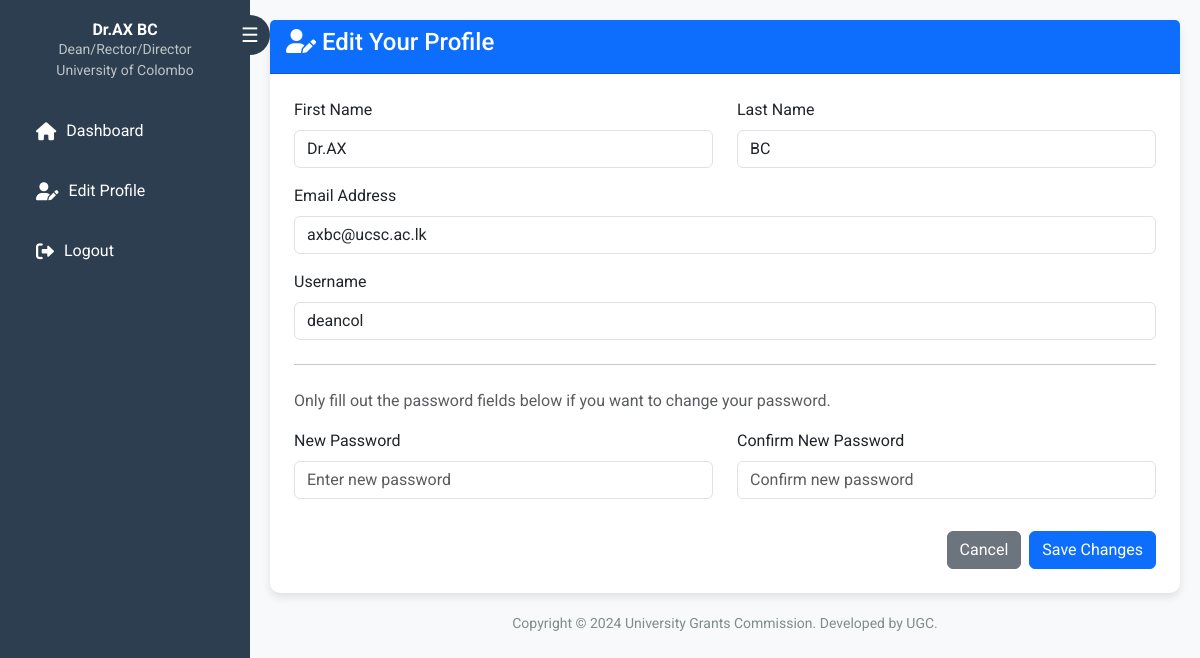
Page /edit_profile.php (signed in) on the committed database.
### tables this page shows
CREATE TABLE `users` (
  `id` int(10) NOT NULL,
  `first_name` varchar(100) DEFAULT NULL,
  `last_name` varchar(100) DEFAULT NULL,
  `email` varchar(100) DEFAULT NULL,
  `faculty_of` varchar(100) NOT NULL,
  `university` varchar(100) NOT NULL,
  `role` varchar(100) NOT NULL,
  `username` varchar(100) DEFAULT NULL,
  `password` varchar(100) DEFAULT NULL,
  `university_id` int(11) DEFAULT NULL
);

### edit_profile.php (the view, shortened to what this page needs)
<?php
require 'databaseconnection.php';
$username = $_SESSION['username'];
$query = "SELECT first_name, last_name, email, username, role, university FROM users WHERE username = ?";
$stmt = $connection->prepare($query);
$stmt->bind_param("s", $username);
$stmt->execute();
$result = $stmt->get_result();
$user = $result->fetch_assoc();
$display_fullname = htmlspecialchars($user['first_name'] . ' ' . $user['last_name']);
$display_role = htmlspecialchars(str_replace(" of the university", "", $user['role']));
$display_university = htmlspecialchars($user['university']);
?>
<!DOCTYPE html>
<html lang="en">
<head>
    <link href="https://cdn.jsdelivr.net/npm/bootstrap@5.3.0/dist/css/bootstrap.min.css" rel="stylesheet">
    <link href="https://cdnjs.cloudflare.com/ajax/libs/font-awesome/6.0.0-beta3/css/all.min.css" rel="stylesheet">
</head>
<body>
<div id="sidebar" class="sidebar">
    <button class="toggle-btn" onclick="toggleSidebar()">☰</button>
    <div class="user-info">
        <h6><?php echo $display_fullname; ?></h6>
        <p><?php echo $display_role; ?></p>
        <p><?php echo $display_university; ?></p>
    </div>
    <ul class="nav flex-column">
        <?php
            $dashboard_link = 'login.php';
            $user_role_lower = strtolower($user['role']);
            if (strpos($user_role_lower, 'dean') !== false || strpos($user_role_lower, 'vice chancellor') !== false || strpos($user_role_lower, 'cqa director') !== false) {
                $dashboard_link = 'uni_dashboards.php';
            } elseif (strpos($user_role_lower, 'ugc') !== false || strpos($user_role_lower, 'standard committee') !== false) {
                $dashboard_link = 'ugc_dashboards.php';
            }
        ?>
        <li class="nav-item"><a class="nav-link" href="<?php echo $dashboard_link; ?>"><i class="fas fa-home"></i> Dashboard</a></li>
        <li class="nav-item"><a class="nav-link active" href="edit_profile.php"><i class="fas fa-user-edit"></i> Edit Profile</a></li>
        <li class="nav-item"><a class="nav-link" href="login.php"><i class="fas fa-sign-out-alt"></i> Logout</a></li>
    </ul>
</div>
<div id="main-content" class="main-content">
    <div class="card">
        <div class="card-header bg-primary text-white">
            <h4><i class="fas fa-user-edit"></i> Edit Your Profile</h4>
        </div>
        <div class="card-body p-4">
            <form action="update_profile.php" method="POST">
                <div class="row">
                    <div class="col-md-6 mb-3">
                        <label for="first_name" class="form-label">First Name</label>
                        <input type="text" class="form-control" id="first_name" name="first_name" value="<?php echo htmlspecialchars($user['first_name']); ?>" required>
                    </div>
                    <div class="col-md-6 mb-3">
                        <label for="last_name" class="form-label">Last Name</label>
                        <input type="text" class="form-control" id="last_name" name="last_name" value="<?php echo htmlspecialchars($user['last_name']); ?>" required>
                    </div>
                </div>
                <div class="mb-3">
                    <label for="email" class="form-label">Email Address</label>
                    <input type="email" class="form-control" id="email" name="email" value="<?php echo htmlspecialchars($user['email']); ?>" required>
                </div>
                <div class="mb-3">
                    <label for="username" class="form-label">Username</label>
                    <input type="text" class="form-control" id="username" name="username" value="<?php echo htmlspecialchars($user['username']); ?>" required>
                </div>
                <hr class="my-4">
                <p class="text-muted">Only fill out the password fields below if you want to change your password.</p>
                <div class="row">
                    <div class="col-md-6 mb-3">
                        <label for="new_password" class="form-label">New Password</label>
                        <input type="password" class="form-control" id="new_password" name="new_password" placeholder="Enter new password">
                    </div>
                    <div class="col-md-6 mb-3">
                        <label for="confirm_password" class="form-label">Confirm New Password</label>
                        <input type="password" class="form-control" id="confirm_password" name="confirm_password" placeholder="Confirm new password">
                    </div>
                </div>
                <div class="d-flex justify-content-end mt-3">
                    <a href="<?php echo $dashboard_link; ?>" class="btn btn-secondary me-2">Cancel</a>
                    <button type="submit" class="btn btn-primary">Save Changes</button>
                </div>
            </form>
        </div>
    </div>
    <footer>
        Copyright © 2024 University Grants Commission. Developed by UGC.
    </footer>
</div>
</body>
</html>

### edit_profile.php (style rules this page uses)
body { font-family: 'Roboto', sans-serif; background-color: #f8f9fa; overflow-x: hidden; }
.sidebar { height: 100vh; position: fixed; background-color: #2c3e50; color: white; width: 250px; transition: all 0.3s; z-index: 1000; }
.sidebar .user-info { text-align: center; margin: 20px 0; }
.sidebar .user-info h6 { margin: 0; font-size: 16px; font-weight: bold; }
.sidebar .user-info p { margin: 0; font-size: 14px; color: #bdc3c7; }
.sidebar .nav-item { padding: 10px 20px; }
.sidebar .nav-link { color: white; font-size: 16px; display: flex; align-items: center; transition: all 0.3s; }
.sidebar .nav-link i { margin-right: 10px; font-size: 18px; }
.sidebar .toggle-btn { position: absolute; top: 15px; right: -20px; background-color: #2c3e50; border: none; color: white; border-radius: 50%; width: 40px; height: 40px; font-size: 20px; cursor: pointer; }
.main-content { margin-left: 250px; transition: all 0.3s; padding: 20px; }
.card { border: none; border-radius: 10px; box-shadow: 0px 4px 8px rgba(0, 0, 0, 0.1); }
.card-header { font-weight: bold; border-radius: 10px 10px 0 0; }
footer { font-size: 14px; text-align: center; color: #7f8c8d; padding: 20px 0; }

### rows in the picture
users: display_fullname "Dr.AX BC", role "Dean/Rector/Director", university "University of Colombo", first_name "Dr.AX", last_name "BC", email "axbc@ucsc.ac.lk", username "deancol"
